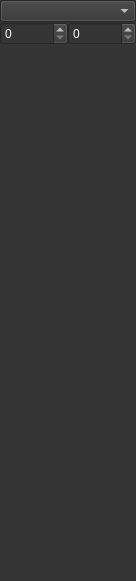
<?xml version="1.0" encoding="UTF-8"?>
<ui version="4.0">
 <class>ColorMap</class>
 <widget class="QWidget" name="ColorMap">
  <property name="geometry">
   <rect>
    <x>0</x>
    <y>0</y>
    <width>136</width>
    <height>581</height>
   </rect>
  </property>
  <property name="palette">
   <palette>
    <active>
     <colorrole role="WindowText">
      <brush brushstyle="SolidPattern">
       <color alpha="255">
        <red>255</red>
        <green>255</green>
        <blue>255</blue>
       </color>
      </brush>
     </colorrole>
     <colorrole role="Button">
      <brush brushstyle="SolidPattern">
       <color alpha="255">
        <red>53</red>
        <green>53</green>
        <blue>53</blue>
       </color>
      </brush>
     </colorrole>
     <colorrole role="Light">
      <brush brushstyle="SolidPattern">
       <color alpha="255">
        <red>53</red>
        <green>53</green>
        <blue>53</blue>
       </color>
      </brush>
     </colorrole>
     <colorrole role="Midlight">
      <brush brushstyle="SolidPattern">
       <color alpha="255">
        <red>53</red>
        <green>53</green>
        <blue>53</blue>
       </color>
      </brush>
     </colorrole>
     <colorrole role="Dark">
      <brush brushstyle="SolidPattern">
       <color alpha="255">
        <red>98</red>
        <green>98</green>
        <blue>98</blue>
       </color>
      </brush>
     </colorrole>
     <colorrole role="Mid">
      <brush brushstyle="SolidPattern">
       <color alpha="255">
        <red>154</red>
        <green>154</green>
        <blue>154</blue>
       </color>
      </brush>
     </colorrole>
     <colorrole role="Text">
      <brush brushstyle="SolidPattern">
       <color alpha="255">
        <red>255</red>
        <green>255</green>
        <blue>255</blue>
       </color>
      </brush>
     </colorrole>
     <colorrole role="BrightText">
      <brush brushstyle="SolidPattern">
       <color alpha="255">
        <red>255</red>
        <green>255</green>
        <blue>255</blue>
       </color>
      </brush>
     </colorrole>
     <colorrole role="ButtonText">
      <brush brushstyle="SolidPattern">
       <color alpha="255">
        <red>255</red>
        <green>255</green>
        <blue>255</blue>
       </color>
      </brush>
     </colorrole>
     <colorrole role="Base">
      <brush brushstyle="SolidPattern">
       <color alpha="255">
        <red>53</red>
        <green>53</green>
        <blue>53</blue>
       </color>
      </brush>
     </colorrole>
     <colorrole role="Window">
      <brush brushstyle="SolidPattern">
       <color alpha="255">
        <red>53</red>
        <green>53</green>
        <blue>53</blue>
       </color>
      </brush>
     </colorrole>
     <colorrole role="Shadow">
      <brush brushstyle="SolidPattern">
       <color alpha="255">
        <red>53</red>
        <green>53</green>
        <blue>53</blue>
       </color>
      </brush>
     </colorrole>
     <colorrole role="Highlight">
      <brush brushstyle="SolidPattern">
       <color alpha="255">
        <red>98</red>
        <green>98</green>
        <blue>98</blue>
       </color>
      </brush>
     </colorrole>
     <colorrole role="HighlightedText">
      <brush brushstyle="SolidPattern">
       <color alpha="255">
        <red>255</red>
        <green>255</green>
        <blue>255</blue>
       </color>
      </brush>
     </colorrole>
     <colorrole role="Link">
      <brush brushstyle="SolidPattern">
       <color alpha="255">
        <red>53</red>
        <green>53</green>
        <blue>53</blue>
       </color>
      </brush>
     </colorrole>
     <colorrole role="LinkVisited">
      <brush brushstyle="SolidPattern">
       <color alpha="255">
        <red>53</red>
        <green>53</green>
        <blue>53</blue>
       </color>
      </brush>
     </colorrole>
     <colorrole role="AlternateBase">
      <brush brushstyle="SolidPattern">
       <color alpha="255">
        <red>53</red>
        <green>53</green>
        <blue>53</blue>
       </color>
      </brush>
     </colorrole>
     <colorrole role="ToolTipBase">
      <brush brushstyle="SolidPattern">
       <color alpha="255">
        <red>255</red>
        <green>255</green>
        <blue>255</blue>
       </color>
      </brush>
     </colorrole>
     <colorrole role="ToolTipText">
      <brush brushstyle="SolidPattern">
       <color alpha="255">
        <red>255</red>
        <green>255</green>
        <blue>255</blue>
       </color>
      </brush>
     </colorrole>
     <colorrole role="PlaceholderText">
      <brush brushstyle="SolidPattern">
       <color alpha="128">
        <red>98</red>
        <green>98</green>
        <blue>98</blue>
       </color>
      </brush>
     </colorrole>
    </active>
    <inactive>
     <colorrole role="WindowText">
      <brush brushstyle="SolidPattern">
       <color alpha="255">
        <red>255</red>
        <green>255</green>
        <blue>255</blue>
       </color>
      </brush>
     </colorrole>
     <colorrole role="Button">
      <brush brushstyle="SolidPattern">
       <color alpha="255">
        <red>53</red>
        <green>53</green>
        <blue>53</blue>
       </color>
      </brush>
     </colorrole>
     <colorrole role="Light">
      <brush brushstyle="SolidPattern">
       <color alpha="255">
        <red>53</red>
        <green>53</green>
        <blue>53</blue>
       </color>
      </brush>
     </colorrole>
     <colorrole role="Midlight">
      <brush brushstyle="SolidPattern">
       <color alpha="255">
        <red>53</red>
        <green>53</green>
        <blue>53</blue>
       </color>
      </brush>
     </colorrole>
     <colorrole role="Dark">
      <brush brushstyle="SolidPattern">
       <color alpha="255">
        <red>98</red>
        <green>98</green>
        <blue>98</blue>
       </color>
      </brush>
     </colorrole>
     <colorrole role="Mid">
      <brush brushstyle="SolidPattern">
       <color alpha="255">
        <red>154</red>
        <green>154</green>
        <blue>154</blue>
       </color>
      </brush>
     </colorrole>
     <colorrole role="Text">
      <brush brushstyle="SolidPattern">
       <color alpha="255">
        <red>255</red>
        <green>255</green>
        <blue>255</blue>
       </color>
      </brush>
     </colorrole>
     <colorrole role="BrightText">
      <brush brushstyle="SolidPattern">
       <color alpha="255">
        <red>255</red>
        <green>255</green>
        <blue>255</blue>
       </color>
      </brush>
     </colorrole>
     <colorrole role="ButtonText">
      <brush brushstyle="SolidPattern">
       <color alpha="255">
        <red>255</red>
        <green>255</green>
        <blue>255</blue>
       </color>
      </brush>
     </colorrole>
     <colorrole role="Base">
      <brush brushstyle="SolidPattern">
       <color alpha="255">
        <red>53</red>
        <green>53</green>
        <blue>53</blue>
       </color>
      </brush>
     </colorrole>
     <colorrole role="Window">
      <brush brushstyle="SolidPattern">
       <color alpha="255">
        <red>53</red>
        <green>53</green>
        <blue>53</blue>
       </color>
      </brush>
     </colorrole>
     <colorrole role="Shadow">
      <brush brushstyle="SolidPattern">
       <color alpha="255">
        <red>53</red>
        <green>53</green>
        <blue>53</blue>
       </color>
      </brush>
     </colorrole>
     <colorrole role="Highlight">
      <brush brushstyle="SolidPattern">
       <color alpha="255">
        <red>98</red>
        <green>98</green>
        <blue>98</blue>
       </color>
      </brush>
     </colorrole>
     <colorrole role="HighlightedText">
      <brush brushstyle="SolidPattern">
       <color alpha="255">
        <red>255</red>
        <green>255</green>
        <blue>255</blue>
       </color>
      </brush>
     </colorrole>
     <colorrole role="Link">
      <brush brushstyle="SolidPattern">
       <color alpha="255">
        <red>53</red>
        <green>53</green>
        <blue>53</blue>
       </color>
      </brush>
     </colorrole>
     <colorrole role="LinkVisited">
      <brush brushstyle="SolidPattern">
       <color alpha="255">
        <red>53</red>
        <green>53</green>
        <blue>53</blue>
       </color>
      </brush>
     </colorrole>
     <colorrole role="AlternateBase">
      <brush brushstyle="SolidPattern">
       <color alpha="255">
        <red>53</red>
        <green>53</green>
        <blue>53</blue>
       </color>
      </brush>
     </colorrole>
     <colorrole role="ToolTipBase">
      <brush brushstyle="SolidPattern">
       <color alpha="255">
        <red>255</red>
        <green>255</green>
        <blue>255</blue>
       </color>
      </brush>
     </colorrole>
     <colorrole role="ToolTipText">
      <brush brushstyle="SolidPattern">
       <color alpha="255">
        <red>255</red>
        <green>255</green>
        <blue>255</blue>
       </color>
      </brush>
     </colorrole>
     <colorrole role="PlaceholderText">
      <brush brushstyle="SolidPattern">
       <color alpha="128">
        <red>98</red>
        <green>98</green>
        <blue>98</blue>
       </color>
      </brush>
     </colorrole>
    </inactive>
    <disabled>
     <colorrole role="WindowText">
      <brush brushstyle="SolidPattern">
       <color alpha="255">
        <red>255</red>
        <green>255</green>
        <blue>255</blue>
       </color>
      </brush>
     </colorrole>
     <colorrole role="Button">
      <brush brushstyle="SolidPattern">
       <color alpha="255">
        <red>53</red>
        <green>53</green>
        <blue>53</blue>
       </color>
      </brush>
     </colorrole>
     <colorrole role="Light">
      <brush brushstyle="SolidPattern">
       <color alpha="255">
        <red>53</red>
        <green>53</green>
        <blue>53</blue>
       </color>
      </brush>
     </colorrole>
     <colorrole role="Midlight">
      <brush brushstyle="SolidPattern">
       <color alpha="255">
        <red>53</red>
        <green>53</green>
        <blue>53</blue>
       </color>
      </brush>
     </colorrole>
     <colorrole role="Dark">
      <brush brushstyle="SolidPattern">
       <color alpha="255">
        <red>98</red>
        <green>98</green>
        <blue>98</blue>
       </color>
      </brush>
     </colorrole>
     <colorrole role="Mid">
      <brush brushstyle="SolidPattern">
       <color alpha="255">
        <red>154</red>
        <green>154</green>
        <blue>154</blue>
       </color>
      </brush>
     </colorrole>
     <colorrole role="Text">
      <brush brushstyle="SolidPattern">
       <color alpha="255">
        <red>255</red>
        <green>255</green>
        <blue>255</blue>
       </color>
      </brush>
     </colorrole>
     <colorrole role="BrightText">
      <brush brushstyle="SolidPattern">
       <color alpha="255">
        <red>255</red>
        <green>255</green>
        <blue>255</blue>
       </color>
      </brush>
     </colorrole>
     <colorrole role="ButtonText">
      <brush brushstyle="SolidPattern">
       <color alpha="255">
        <red>255</red>
        <green>255</green>
        <blue>255</blue>
       </color>
      </brush>
     </colorrole>
     <colorrole role="Base">
      <brush brushstyle="SolidPattern">
       <color alpha="255">
        <red>53</red>
        <green>53</green>
        <blue>53</blue>
       </color>
      </brush>
     </colorrole>
     <colorrole role="Window">
      <brush brushstyle="SolidPattern">
       <color alpha="255">
        <red>53</red>
        <green>53</green>
        <blue>53</blue>
       </color>
      </brush>
     </colorrole>
     <colorrole role="Shadow">
      <brush brushstyle="SolidPattern">
       <color alpha="255">
        <red>53</red>
        <green>53</green>
        <blue>53</blue>
       </color>
      </brush>
     </colorrole>
     <colorrole role="Highlight">
      <brush brushstyle="SolidPattern">
       <color alpha="255">
        <red>98</red>
        <green>98</green>
        <blue>98</blue>
       </color>
      </brush>
     </colorrole>
     <colorrole role="HighlightedText">
      <brush brushstyle="SolidPattern">
       <color alpha="255">
        <red>255</red>
        <green>255</green>
        <blue>255</blue>
       </color>
      </brush>
     </colorrole>
     <colorrole role="Link">
      <brush brushstyle="SolidPattern">
       <color alpha="255">
        <red>53</red>
        <green>53</green>
        <blue>53</blue>
       </color>
      </brush>
     </colorrole>
     <colorrole role="LinkVisited">
      <brush brushstyle="SolidPattern">
       <color alpha="255">
        <red>53</red>
        <green>53</green>
        <blue>53</blue>
       </color>
      </brush>
     </colorrole>
     <colorrole role="AlternateBase">
      <brush brushstyle="SolidPattern">
       <color alpha="255">
        <red>53</red>
        <green>53</green>
        <blue>53</blue>
       </color>
      </brush>
     </colorrole>
     <colorrole role="ToolTipBase">
      <brush brushstyle="SolidPattern">
       <color alpha="255">
        <red>255</red>
        <green>255</green>
        <blue>255</blue>
       </color>
      </brush>
     </colorrole>
     <colorrole role="ToolTipText">
      <brush brushstyle="SolidPattern">
       <color alpha="255">
        <red>255</red>
        <green>255</green>
        <blue>255</blue>
       </color>
      </brush>
     </colorrole>
     <colorrole role="PlaceholderText">
      <brush brushstyle="SolidPattern">
       <color alpha="128">
        <red>98</red>
        <green>98</green>
        <blue>98</blue>
       </color>
      </brush>
     </colorrole>
    </disabled>
   </palette>
  </property>
  <property name="windowTitle">
   <string>Form</string>
  </property>
  <layout class="QVBoxLayout" name="verticalLayout">
   <property name="spacing">
    <number>3</number>
   </property>
   <property name="leftMargin">
    <number>0</number>
   </property>
   <property name="topMargin">
    <number>0</number>
   </property>
   <property name="rightMargin">
    <number>0</number>
   </property>
   <property name="bottomMargin">
    <number>0</number>
   </property>
   <item>
    <widget class="QWidget" name="widget" native="true">
     <property name="sizePolicy">
      <sizepolicy hsizetype="Minimum" vsizetype="Fixed">
       <horstretch>0</horstretch>
       <verstretch>0</verstretch>
      </sizepolicy>
     </property>
     <layout class="QGridLayout" name="gridLayout">
      <property name="leftMargin">
       <number>0</number>
      </property>
      <property name="topMargin">
       <number>0</number>
      </property>
      <property name="rightMargin">
       <number>0</number>
      </property>
      <property name="bottomMargin">
       <number>0</number>
      </property>
      <property name="spacing">
       <number>0</number>
      </property>
      <item row="1" column="0" colspan="2">
       <widget class="QComboBox" name="cmapComboBox"/>
      </item>
      <item row="2" column="0">
       <widget class="QSpinBox" name="levelSpinBox">
        <property name="sizePolicy">
         <sizepolicy hsizetype="Preferred" vsizetype="Fixed">
          <horstretch>0</horstretch>
          <verstretch>0</verstretch>
         </sizepolicy>
        </property>
       </widget>
      </item>
      <item row="2" column="1">
       <widget class="QSpinBox" name="windowSpinBox">
        <property name="sizePolicy">
         <sizepolicy hsizetype="Preferred" vsizetype="Fixed">
          <horstretch>0</horstretch>
          <verstretch>0</verstretch>
         </sizepolicy>
        </property>
        <property name="maximum">
         <number>4000</number>
        </property>
       </widget>
      </item>
     </layout>
    </widget>
   </item>
   <item>
    <widget class="QWidget" name="widget_2" native="true">
     <layout class="QHBoxLayout" name="horizontalLayout">
      <property name="spacing">
       <number>0</number>
      </property>
      <property name="leftMargin">
       <number>0</number>
      </property>
      <property name="topMargin">
       <number>0</number>
      </property>
      <property name="rightMargin">
       <number>0</number>
      </property>
      <property name="bottomMargin">
       <number>0</number>
      </property>
      <item>
       <widget class="ScalarBarWidget" name="bar" native="true"/>
      </item>
      <item>
       <widget class="DensityWindowSliderWidget" name="slider" native="true">
        <property name="palette">
         <palette>
          <active>
           <colorrole role="ToolTipBase">
            <brush brushstyle="SolidPattern">
             <color alpha="255">
              <red>53</red>
              <green>53</green>
              <blue>53</blue>
             </color>
            </brush>
           </colorrole>
          </active>
          <inactive>
           <colorrole role="ToolTipBase">
            <brush brushstyle="SolidPattern">
             <color alpha="255">
              <red>53</red>
              <green>53</green>
              <blue>53</blue>
             </color>
            </brush>
           </colorrole>
          </inactive>
          <disabled>
           <colorrole role="ToolTipBase">
            <brush brushstyle="SolidPattern">
             <color alpha="255">
              <red>53</red>
              <green>53</green>
              <blue>53</blue>
             </color>
            </brush>
           </colorrole>
          </disabled>
         </palette>
        </property>
       </widget>
      </item>
     </layout>
    </widget>
   </item>
  </layout>
 </widget>
 <customwidgets>
  <customwidget>
   <class>ScalarBarWidget</class>
   <extends>QWidget</extends>
   <header>cadsi_app/ScalarBarWidget.hpp</header>
   <container>1</container>
  </customwidget>
  <customwidget>
   <class>DensityWindowSliderWidget</class>
   <extends>QWidget</extends>
   <header>cadsi_app/densitywindowsliderwidget.hpp</header>
  </customwidget>
 </customwidgets>
 <resources/>
 <connections/>
</ui>
